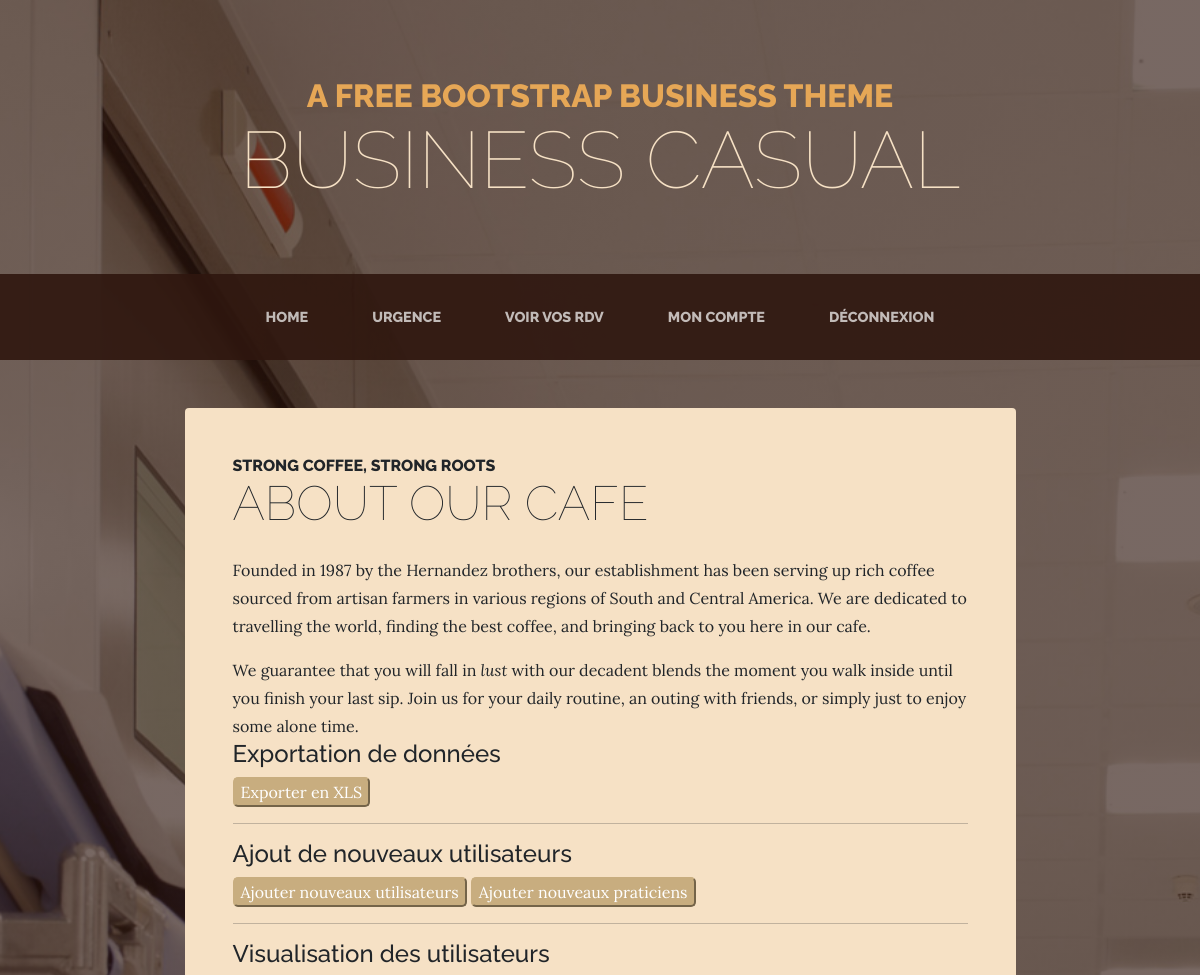
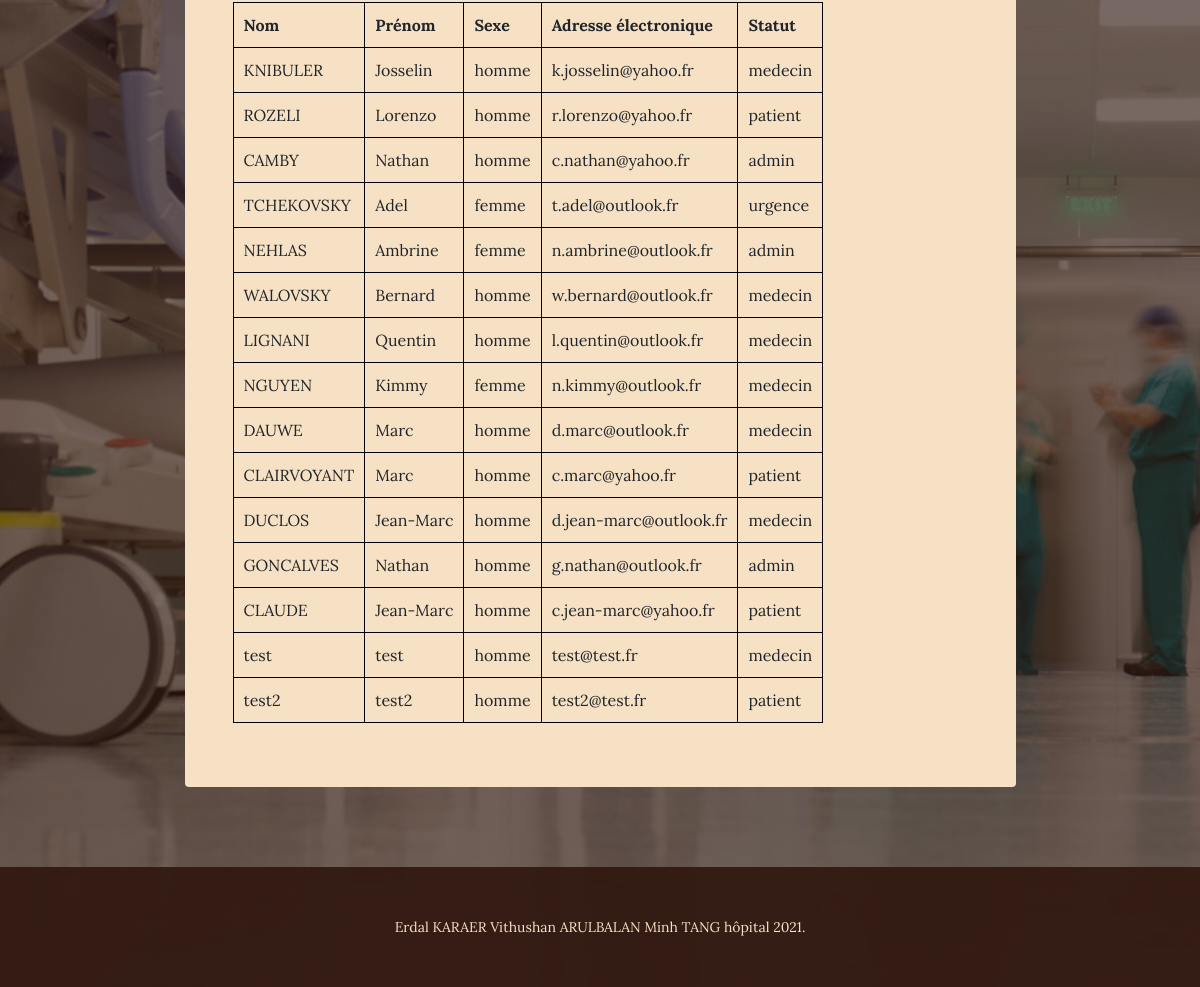
The page /view/panel_admin.php (signed in) on the database its author committed (2 pictures, top to bottom).
### tables this page shows
CREATE TABLE IF NOT EXISTS `utilisateur` (
  `id` int(10) UNSIGNED NOT NULL AUTO_INCREMENT,
  `nom` varchar(255) NOT NULL,
  `prenom` varchar(255) NOT NULL,
  `sexe` varchar(255) NOT NULL,
  `mail` varchar(255) NOT NULL,
  `mdp` varchar(255) NOT NULL,
  `statut` varchar(255) NOT NULL,
  PRIMARY KEY (`id`)
);

### back/manager/manager.php (called while the page is built, shortened)
<?php
class manager
{
  public function connexionBdd()
  {
    try {
      $db = new PDO('mysql:host='.$_ENV["bdd_host"].';dbname='.$_ENV["bdd_name"].';charset=utf8', $_ENV["bdd_user"], $_ENV["bdd_password"]);
    } catch (Exception $e) {
      die('Error:' . $e->getMessage());
    }
    return $db;
  }
  public function afficherUtilisateurs() {
  $sql = $this->connexionBdd()->prepare('SELECT nom, prenom, sexe, mail, statut FROM utilisateur');
  $sql->execute();
  $result = $sql->fetchAll();
  return $result;
}
}
?>

### view/panel_admin.php (the view, shortened to what this page needs)
<!DOCTYPE html>
<html lang="en">
<?php
require_once($_SERVER['DOCUMENT_ROOT'].'/Projet_hopital/back/manager/manager.php');
 ?>
    <head>
        <link href="/Projet_hopital/css/styles.css" rel="stylesheet" />
    </head>
    <body>
        <header>
            <h1 class="site-heading text-center text-faded d-none d-lg-block">
                <span class="site-heading-upper text-primary mb-3">A Free Bootstrap Business Theme</span>
                <span class="site-heading-lower">Business Casual</span>
            </h1>
        </header>
        <?php include '../include/header.php'; ?>
        <br>
        <br>
        <section class="page-section about-heading">
            <div class="container">
                <div class="about-heading-content">
                    <div class="row">
                        <div class="col-xl-9 col-lg-10 mx-auto">
                            <div class="bg-faded rounded p-5">
                                <h2 class="section-heading mb-4">
                                    <span class="section-heading-upper">Strong Coffee, Strong Roots</span>
                                    <span class="section-heading-lower">About Our Cafe</span>
                                </h2>
                                <p>Founded in 1987 by the Hernandez brothers, our establishment has been serving up rich coffee sourced from artisan farmers in various regions of South and Central America. We are dedicated to travelling the world, finding the best coffee, and bringing back to you here in our cafe.</p>
                                <p class="mb-0">
                                    We guarantee that you will fall in
                                    <em>lust</em>
                                    with our decadent blends the moment you walk inside until you finish your last sip. Join us for your daily routine, an outing with friends, or simply just to enjoy some alone time.
                                </p>
                                <caption>
                                  <h4>
                                    Exportation de données
                                  </h4>
                                </caption>
                                <form action="" method="post">
                                  <input type="button" class="btninsc" value="Exporter en XLS">
                                </form>
                                <hr>
                                <caption>
                                  <h4>
                                    Ajout de nouveaux utilisateurs
                                  </h4>
                                </caption>
                                <input type="button" class="btninsc" value="Ajouter nouveaux utilisateurs" onClick="location.href='../forms/adminAjoutUsers.php'">
                                <input type="button" class="btninsc" value="Ajouter nouveaux praticiens" onClick="location.href='../forms/adminAjoutPraticiens.php'">
                                <hr>
                                <caption>
                                  <h4>
                                    Visualisation des utilisateurs
                                  </h4>
                                </caption>
                                <div class="table">
                                  <table>
                                    <?php
                                    $manager = new manager();
                                    $result = $manager->afficherUtilisateurs();
                                    ?>
                                    <thead>
                                      <tr>
                                        <th>Nom</th>
                                        <th>Prénom</th>
                                        <th>Sexe</th>
                                        <th>Adresse électronique</th>
                                        <th>Statut</th>
                                      </tr>
                                    </thead>
                                    <tbody>
                                        <?php
                                        foreach($result as $keys => $values) {
                                         ?>
                                         <tr>
                                           <td> <?=$values['nom']; ?> </td>
                                           <td> <?=$values['prenom']; ?></td>
                                           <td> <?=$values['sexe']; ?></td>
                                           <td> <?=$values['mail']; ?></td>
                                           <td> <?=$values['statut']; ?></td>
                                         </tr>
                                      <?php
                                        }
                                      ?>
                                    </tbody>
                                  </table>
                                </div>
                            </div>
                        </div>
                    </div>
                </div>
            </div>
        </section>
        <?php include '../include/footer.php'; ?>
    </body>
</html>

### view/panel_admin.php (style rules this page uses)
table { border-collapse: collapse; }
td, th { border: 1px solid black; padding: 10px; }

### rows shown on the page
utilisateur: nom "KNIBULER", prenom "Josselin", sexe "homme", mail "k.josselin@yahoo.fr", statut "medecin"
utilisateur: nom "ROZELI", prenom "Lorenzo", sexe "homme", mail "r.lorenzo@yahoo.fr", statut "patient"
utilisateur: nom "CAMBY", prenom "Nathan", sexe "homme", mail "c.nathan@yahoo.fr", statut "admin"
utilisateur: nom "TCHEKOVSKY", prenom "Adel", sexe "femme", mail "t.adel@outlook.fr", statut "urgence"
utilisateur: nom "NEHLAS", prenom "Ambrine", sexe "femme", mail "n.ambrine@outlook.fr", statut "admin"
utilisateur: nom "WALOVSKY", prenom "Bernard", sexe "homme", mail "w.bernard@outlook.fr", statut "medecin"
utilisateur: nom "LIGNANI", prenom "Quentin", sexe "homme", mail "l.quentin@outlook.fr", statut "medecin"
utilisateur: nom "NGUYEN", prenom "Kimmy", sexe "femme", mail "n.kimmy@outlook.fr", statut "medecin"
utilisateur: nom "DAUWE", prenom "Marc", sexe "homme", mail "d.marc@outlook.fr", statut "medecin"
utilisateur: nom "CLAIRVOYANT", prenom "Marc", sexe "homme", mail "c.marc@yahoo.fr", statut "patient"
utilisateur: nom "DUCLOS", prenom "Jean-Marc", sexe "homme", mail "d.jean-marc@outlook.fr", statut "medecin"
utilisateur: nom "GONCALVES", prenom "Nathan", sexe "homme", mail "g.nathan@outlook.fr", statut "admin"
utilisateur: nom "CLAUDE", prenom "Jean-Marc", sexe "homme", mail "c.jean-marc@yahoo.fr", statut "patient"
utilisateur: nom "test", prenom "test", sexe "homme", mail "test@test.fr", statut "medecin"
utilisateur: nom "test2", prenom "test2", sexe "homme", mail "test2@test.fr", statut "patient"
